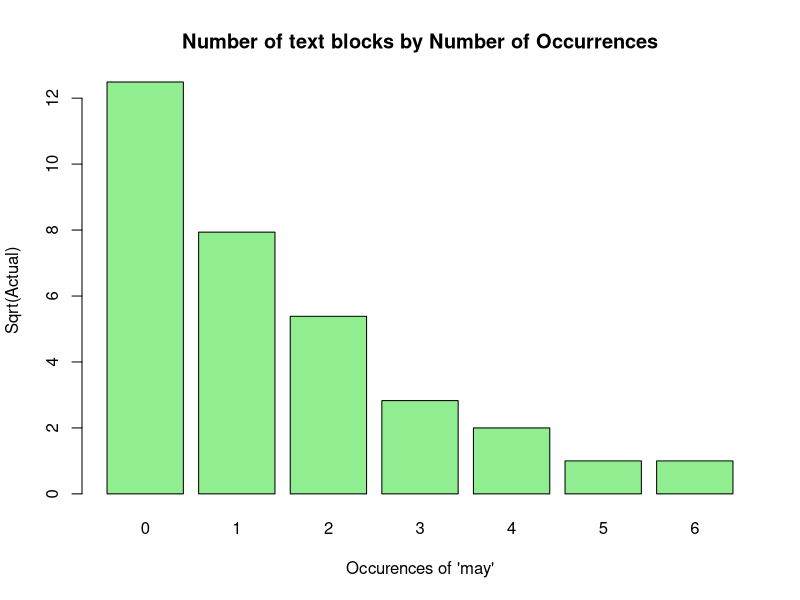
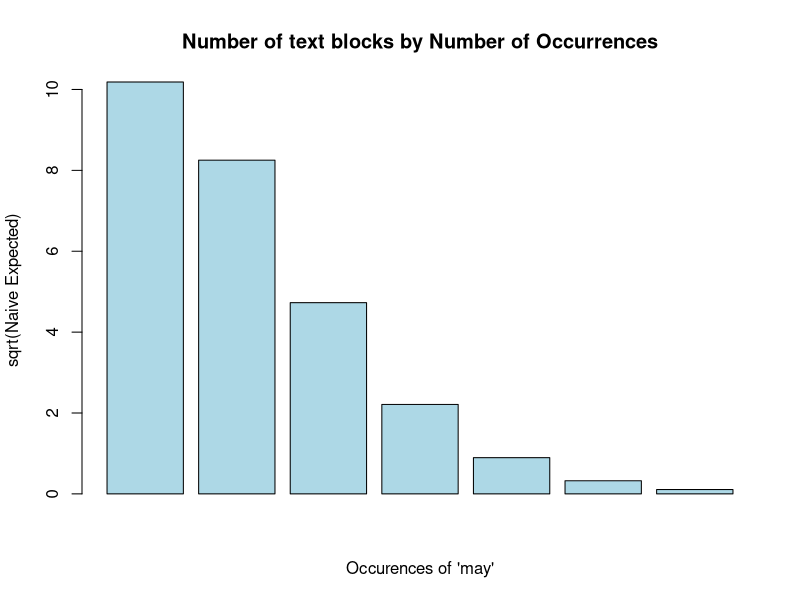
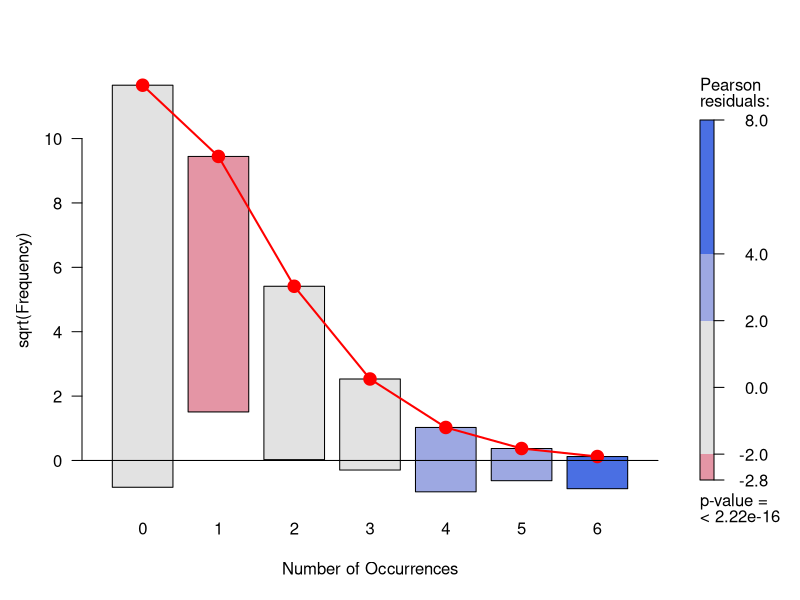
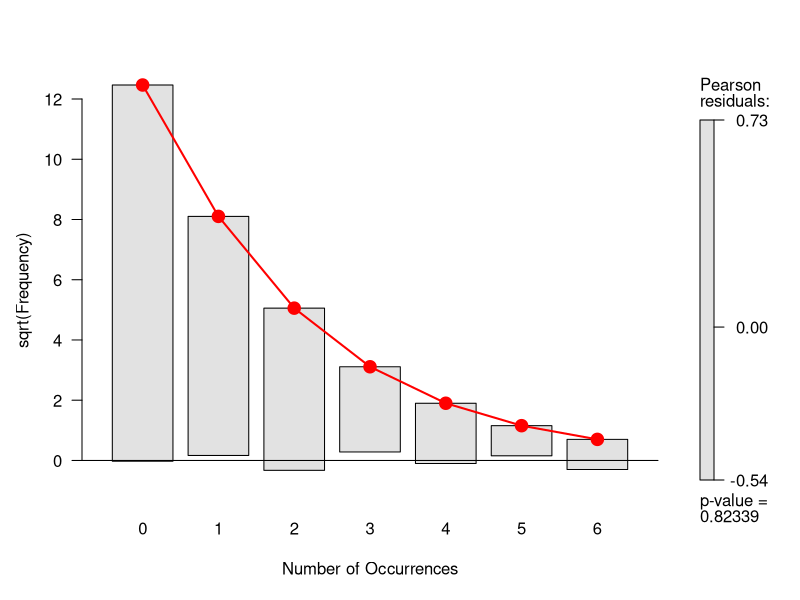
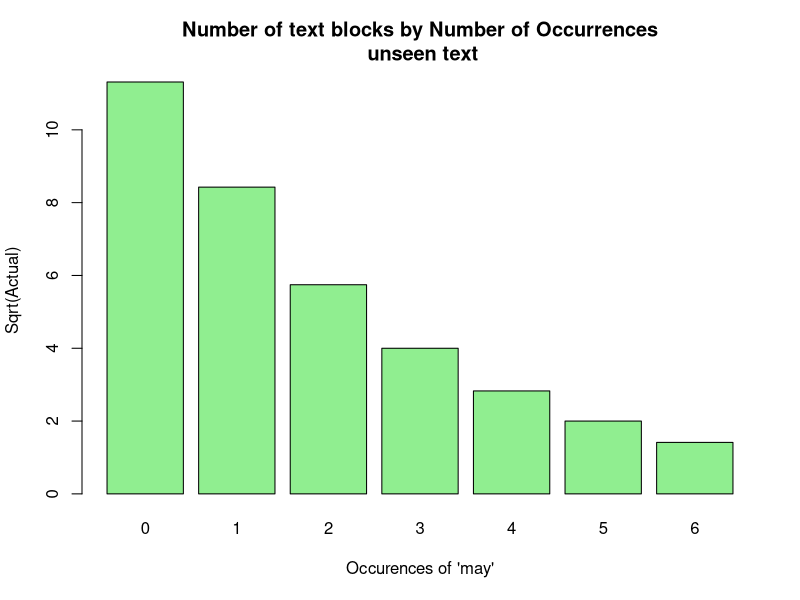
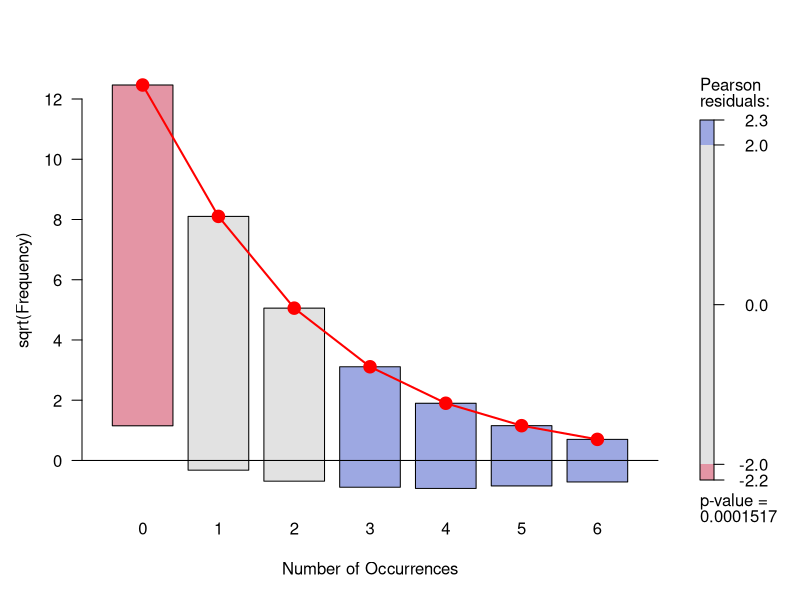
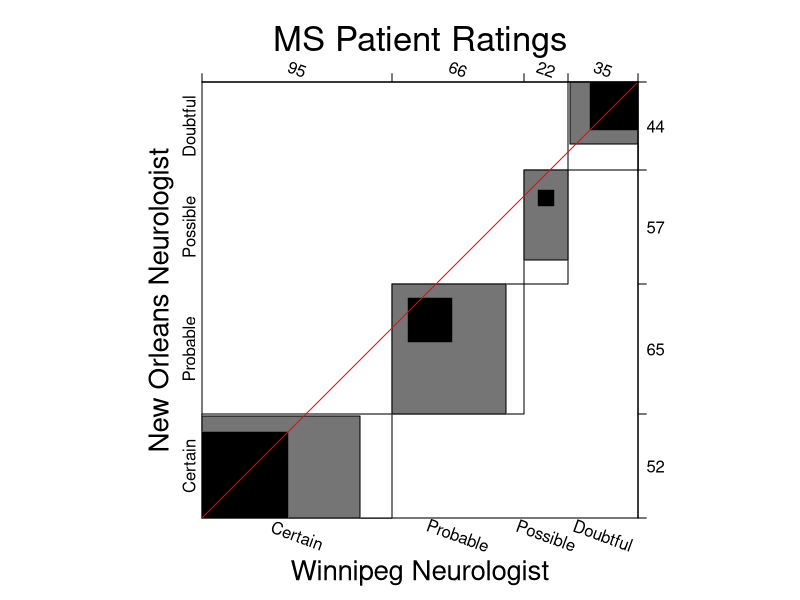
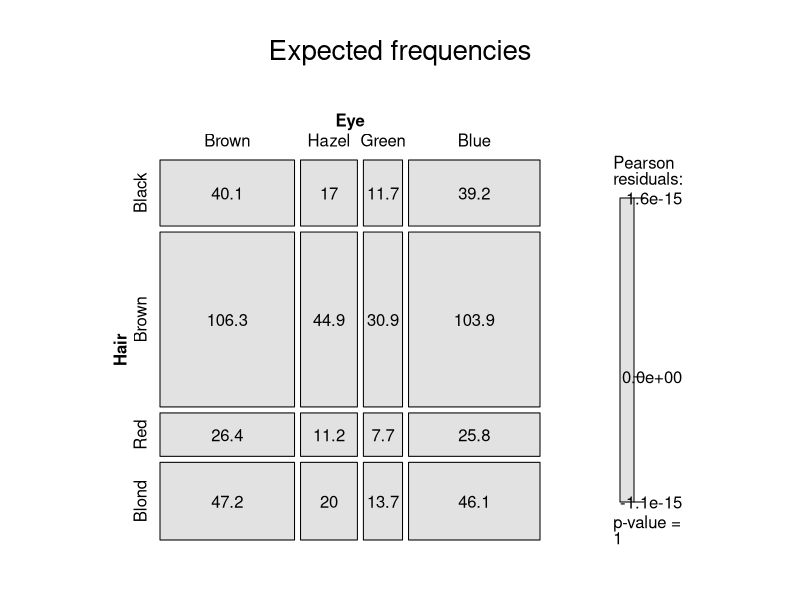

These figures' R source, in order:
## ---- chunk 1
knitr::opts_chunk$set(warning = FALSE
                      , message = FALSE
                      )

knitr::opts_template$set(
  fig.wide = list(fig.height = 4.5, fig.width = 8, fig.align='center')
  , fig.wideX = list(fig.height = 3, fig.width = 9, fig.align='center')
  , fig.relaxed = list(fig.height = 6, fig.width = 8, fig.align='center')
  , fig.tile = list(fig.height = 3, fig.width = 3, fig.align='center')
)
## ---- chunk 2
library(knitr)
library(vcd)
library(vcdExtra)
library(ca)
## ---- chunk 3
data("Federalist", package = "vcd")
Federalist
sum(expand.dft(as.data.frame(Federalist))$nMay)
mean(expand.dft(as.data.frame(Federalist))$nMay)
var(expand.dft(as.data.frame(Federalist))$nMay)
## ---- chunk 4
barplot(sqrt(Federalist)
        , main = "Number of text blocks by Number of Occurrences"
        , xlab = "Occurences of 'may'"
        , ylab = "Sqrt(Actual)"
        , col = "lightgreen"
)
## ---- chunk 5
barplot(sqrt(200 * dpois(0:6, mean(expand.dft(as.data.frame(Federalist))$nMay)
))
        , main = "Number of text blocks by Number of Occurrences"
        , ylab = "sqrt(Naive Expected)"
        , xlab = "Occurences of 'may'"
        , col = "lightblue")
## ---- chunk 6
Fed_fit0 <- goodfit(Federalist, type = "poisson")
# This will show the rate parameter, estimated by Maximum Likelihood
# This estimate is the same as the naive mean. This is to be expected when fitting a poisson.
unlist(Fed_fit0$par)

# This will show a Chi-Square Goodness of fit test against the expected values of a poisson distribution with this parameter
summary(Fed_fit0)

plot(Fed_fit0, type = "hanging", shade = TRUE)
## ---- chunk 7
Fed_fit1 <- goodfit(Federalist, type = "nbinomial")
# This will show the rate and dispersion parameters, estimated by Maximum Likelihood
# prob is the rate. Here it's very close to the poisson mean
# size is the dispersion
unlist(Fed_fit1$par)
summary(Fed_fit1)

plot(Fed_fit1, type = "hanging", shade = TRUE)
## ---- chunk 8
nonFederalist <- structure(c(128L, 71L, 33L, 16L, 8L, 4L, 2L), .Dim = 7L, .Dimnames = structure(list(
    c("0", "1", "2", "3", "4", "5", "6")), .Names = "nMay"), class = "table")
nonFederalist
sum(expand.dft(as.data.frame(nonFederalist))$nMay)
mean(expand.dft(as.data.frame(nonFederalist))$nMay)
var(expand.dft(as.data.frame(nonFederalist))$nMay)
barplot(sqrt(nonFederalist)
        , main = "Number of text blocks by Number of Occurrences\n unseen text"
        , xlab = "Occurences of 'may'"
        , ylab = "Sqrt(Actual)"
        , col = "lightgreen"
)
## ---- chunk 9
# we pass in our fitted parameter list this time
Fed_fit3 <- goodfit(nonFederalist, type = "nbinomial", par = Fed_fit1$par)
summary(Fed_fit3)
plot(Fed_fit3, type = "hanging", shade = TRUE)
## ---- chunk 10
# combine results from two cities (same raters are involved in all cases)
MSP <- margin.table(MSPatients, 1:2)
MSP
## ---- chunk 11
# basic accuracy
sum(diag(MSP))/sum(MSP)
## ---- chunk 12
margin.table(MSP, 2)
## ---- chunk 13
# cohen's kappa - the function in the vcd package provides weights and confidence intervals for this statistic
confint(Kappa(MSP, weights = "Fleiss-Cohen"))
## ---- chunk 14
op <- par(mar = c(4, 3, 4, 1) + .1)
B <- agreementplot(MSP
                   , main = "MS Patient Ratings"
                   , xlab_rot = -20
)
par(op)
## ---- chunk 15
unlist(B)[1 : 2]
## ---- chunk 16
hr_desc <- data.frame(No=1:3
                      , Name=c("Hair", "Eye", "Sex")
                      , Levels=c("Black, Brown, Red, Blond", "Brown, Blue, Hazel, Green", "Male, Female"))
kable(hr_desc)
## ---- chunk 17
haireye <- margin.table(HairEyeColor, 1:2)
haireye <- as.table(haireye[, c("Brown", "Hazel", "Green", "Blue")])
haireye
## ---- chunk 18
chisq.test(haireye)
## ---- chunk 19
expected = independence_table(haireye)
round(expected, 1)

mosaic(expected
      , shade = TRUE
      , main="Expected frequencies"
      , labeling = labeling_values
      , value_type = "expected"
      , gp_text = gpar(fontface = 1))
## ---- chunk 20
mosaic(haireye
      , gp = shading_Friendly # shade = TRUE
      , main="Actual frequencies"
      , labeling = labeling_values
      , value_type = "observed"
      , gp_text = gpar(fontface = 1)
      , rot_labels = c(top = -20))
## ---- chunk 21
HEC <- HairEyeColor[, c("Brown", "Hazel", "Green", "Blue"), ]
mosaic(HEC
      , gp = shading_Friendly # shade = TRUE
      , main="Actual frequencies"
      , labeling = labeling_values
      , value_type = "observed"
      , gp_text = gpar(fontface = 1), rot_labels = c(right = -45)) 
## ---- chunk 22
tv_desc <- data.frame(No=1:3
                      , Name=c("Day", "Time", "Network")
                      , Levels=c("Monday, Tuesday, Wednesday, Thursday, Friday", "8, 9, 10", "ABC, CBS, NBC"))
kable(tv_desc)
## ---- chunk 23
data("TV", package = "vcdExtra")
# The original data is collected in 15 minutes slices.

# Convert 3-D array to a frequency data frame
# This has a row for each cell of the array
# and a new column for the cell value
TV.df <- as.data.frame.table(TV)

# Convert it into hourly slices
levels(TV.df$Time) <- rep(c("8", "9", "10"), c(4,4,3))

# Convert frequency data back to 3-D array, now with just 3 time level
TV3 <- xtabs(Freq~Day+Time+Network, TV.df)
## ---- chunk 24
# create a multiple correspondence analysis
TV3.mca <- mjca(TV3)

# the plot function uses all base R plot stuff
# but needs a bit of manipulation
cols <- c("blue", "black", "red")

# "blank plot"
res <- plot(TV3.mca, labels=0, pch='.', cex.lab=1.2)

# combine Dims, factor names and levels
coords <- data.frame(res$cols, TV3.mca$factors)

# hard-coded from known number of levels
# day, time, network
nlev <- c(5,3,3)

# everything needs to be in semantic order
coords <- coords[ order(coords[,"factor"], coords[,"level"]), ]
# quick fix for ordering
coords$order <- c(5, 1, 4, 2, 3, 6, 7, 8, 11, 9, 10)
coords <- coords[order(coords[, "order"]), ]

# place the points
points(coords[,1:2], pch=rep(16:18, nlev), col=rep(cols, nlev), cex=1.2)

# place the text
pos <- c(1,4,3)
text(coords[,1:2], labels=coords$level, col=rep(cols, nlev), pos=rep(pos,nlev), cex=1.1, xpd=TRUE)

# join things in sequence
lines(Dim2 ~ Dim1, data=coords, subset=factor=="Day", lty=1, lwd=1, col="blue")
lines(Dim2 ~ Dim1, data=coords, subset=factor=="Time",  lty=1, lwd=1, col="red")

# add segement from the origin to channels
nw <- subset(coords, factor=="Network")
segments(0, 0, nw[,"Dim1"], nw[, "Dim2"], col = "black", lwd = 0.5, lty = 3)

# add a legend
legend("topright", legend=c("Day", "Time", "Network"),
       title="Factor", title.col="black",
       col=cols, text.col=cols, pch=16:18,
       bg="gray95")
## ---- chunk 25
# pivoting the dimensions for a clearer view
mosaic(xtabs(Freq~Network+Day+Time, TV.df)
       , gp = shading_Friendly # shade = TRUE
       #, rot_labels = c(top = -20)
       )
